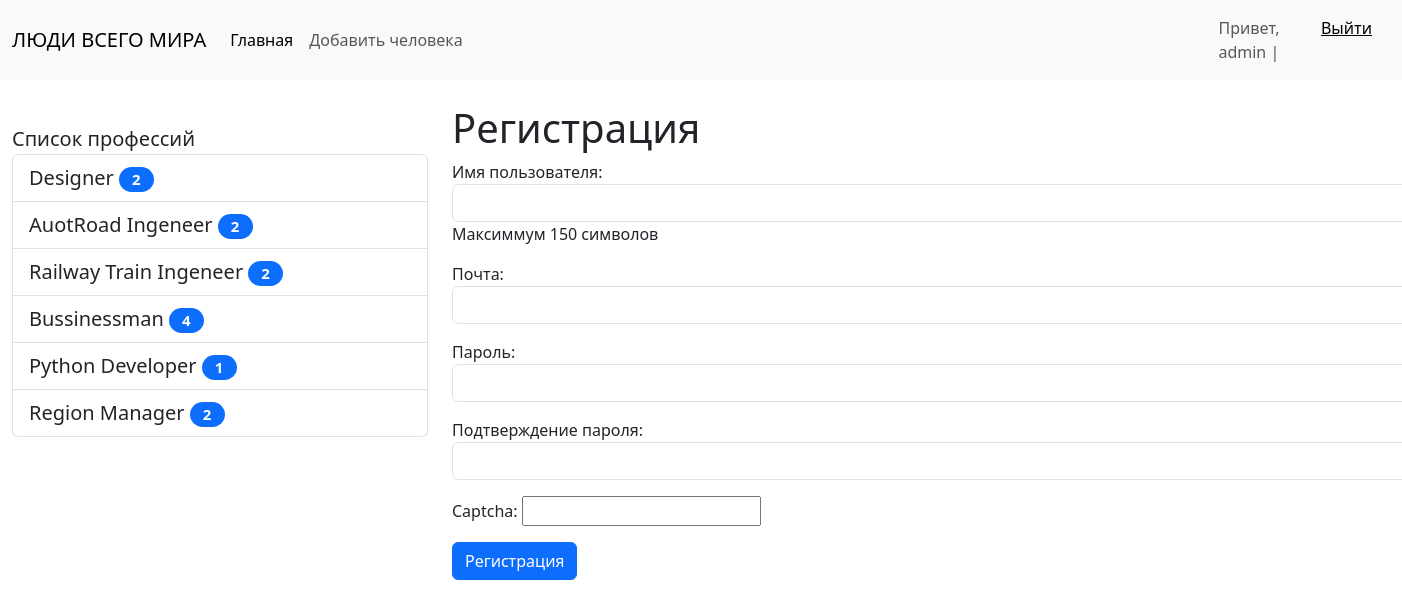
Page /register (signed in) on the committed database.
### main/models.py (models this page shows, shortened)
class Profession(models.Model):
    title = models.CharField(max_length=100, db_index=True, verbose_name='Профессия')
    class Meta:
        verbose_name = 'Профессия'
        verbose_name_plural = 'Профессии'
        ordering = ['id']

### main/views.py (the view)
# urls.py: path('register', register, name='Register'),
def register(request):
    if request.method == 'POST':
        form = UserRegisterForm(request.POST)
        if form.is_valid():
            form.save()
            messages.success(request, 'Регистрация прошла успешно')
            user = form.save()
            login(request, user)
        else:
            messages.error(request, 'Упс! Что-то пошло не так!')
    else:
        form = UserRegisterForm()
    return render(request, 'NewsProject/register.html', {'form': form})

### main/forms.py
class UserRegisterForm(UserCreationForm):
    username = forms.CharField(label='Имя пользователя',
                               help_text='Максиммум 150 символов',
                               widget=forms.TextInput(attrs={
                                   'class': 'form-control'
                               }))
    password1 = forms.CharField(label='Пароль',
                                widget=forms.PasswordInput(attrs={
                                    'class': 'form-control'
                                }))
    password2 = forms.CharField(label='Подтверждение пароля',
                                widget=forms.PasswordInput(attrs={
                                    'class': 'form-control'
                                }))
    email = forms.EmailField(label='Почта',
                             widget=forms.EmailInput(attrs={
                                 'class': 'form-control'
                             }))
    captcha = CaptchaField(label='')
    class Meta:
        model = User
        fields = ('username', 'email', 'password1', 'password2')

### main/templatetags/newsproject_tags.py (called while the page is built)
@register.simple_tag(name='get_list_professions')
def get_professions():
    return Profession.objects.all()

@register.inclusion_tag('NewsProject/List_professions.html')
def show_professions(arg1='Список', arg2='профессий'):
    professions = cache.get('professions')
    if not professions:
        professions = Profession.objects.annotate(cnt=Count('human')).filter(cnt__gt=0)
        cache.set('professions', professions, 60)
    return {'professions': professions, 'arg1': arg1, 'arg2': arg2}

### main/templates/NewsProject/register.html (shortened to what this page needs)
{% extends 'base.html' %}
{% block sidebar %}
{% include 'inc/_sidebar.html' %}
{% endblock %}
{% block content %}
<h1>Регистрация</h1>
<form method="post" style="width: 1000px">
    {{ form.as_p }}
    <button type="submit" class="btn btn-primary btn-block">Регистрация</button>
</form>
{% endblock %}

### templates/inc/_nav.html (shortened to what this page needs)
<nav class="navbar navbar-expand-lg bg-body-tertiary">
    <div class="container-fluid">
        <a class="navbar-brand">ЛЮДИ ВСЕГО МИРА</a>
        <div class="collapse navbar-collapse" id="navbarNav">
            <ul class="navbar-nav">
                <li class="nav-item">
                    <a class="nav-link active" aria-current="page" href="{% url 'home' %}">Главная</a>
                </li>
                {% if request.user.is_authenticated %}
                <li class="nav-item">
                    <a class="nav-link" href="{% url 'add_human' %}">Добавить человека</a>
                </li>
                {% endif %}
            </ul>
        </div>
    </div>
    <span class="navbar-text" style="margin-right: 30px; display: flex">
        {% if request.user.is_authenticated %}
            Привет, {{ user.username }} | <a href="{% url 'Logout' %}">Выйти</a>
        {% else %}
            <a href="{% url 'Register' %}">Регистрация</a>  |  <a href="{% url 'Login' %}">Авторизация</a>
        {% endif %}
    </span>
</nav>

### main/templates/NewsProject/List_professions.html
{% load newsproject_tags %}
<div class="list-group" style="height: 20px; margin-top: 20px; font-size: 20;">
    {{ arg1 }} {{ arg2 }}
    {% for pr in professions %}
    <a href="{% url 'profession' pk=pr.pk %}" class="list-group-item list-group-item-action">{{ pr.title }}<span
            class="badge bg-primary rounded-pill"
            style="width: 35px; color: white; margin-left: 5px;">{{ pr.cnt }}</span></a>
    {% endfor %}
</div>

### NewsProject/static/css/style.css (style rules this page uses)
body { backgroundcolor = #ccc; }

### rows in the picture
Profession: title "Designer", cnt "2"
Profession: title "AuotRoad Ingeneer", cnt "2"
Profession: title "Railway Train Ingeneer", cnt "2"
Profession: title "Bussinessman", cnt "4"
Profession: title "Python Developer", cnt "1"
Profession: title "Region Manager", cnt "2"

### other values in the picture
{{ user.username }} "admin"
{{ arg1 }} "Список"
{{ arg2 }} "профессий"
